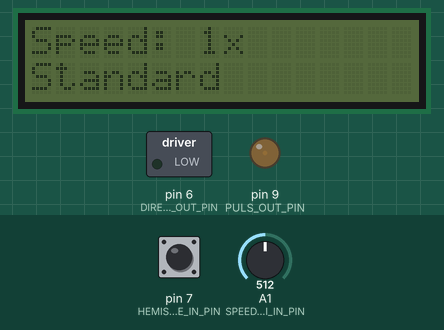
Simulated run of this sketch. Board: Arduino Uno, built with avr-gcc and run on an emulated ATmega328P. On the bench: 16×2 character LCD, switched loads named in the sketch (green lamp = pin HIGH), output pins drawn as LEDs (lit = HIGH). The inputs (shaded band) are chosen by the test bench; at power-on: A1 (SPEED_POTI_IN_PIN) = 512, pin 7 (HEMISPHERE_IN_PIN) HIGH.

Above: at 1.2 s.
1.3 s: A1 (SPEED_POTI_IN_PIN) set to 306
At 2.4 s:
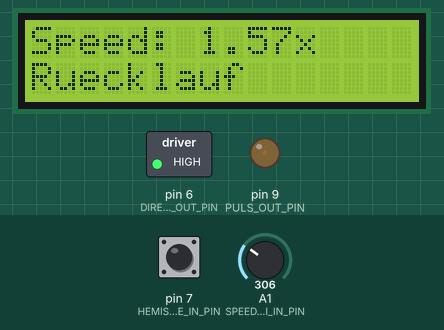
2.8 s: A1 (SPEED_POTI_IN_PIN) set to 402
At 3.5 s:
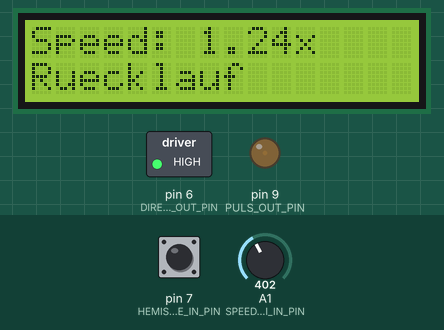
4.3 s: A1 (SPEED_POTI_IN_PIN) set to 421
At 5.5 s:
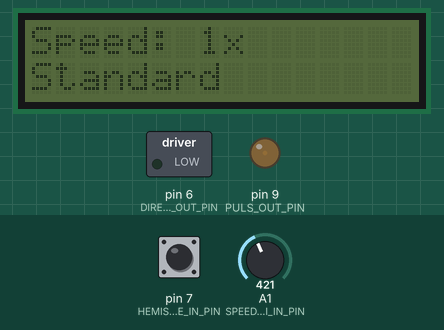
5.8 s: A1 (SPEED_POTI_IN_PIN) set to 716
At 6.8 s:
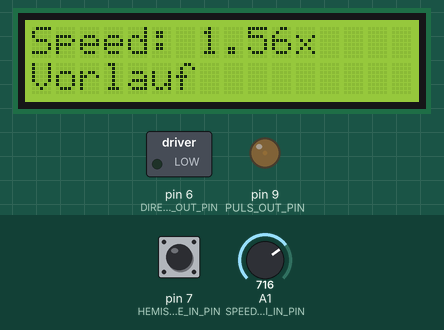
7.3 s: pin 7 (HEMISPHERE_IN_PIN) pulled LOW for 0.15 s
At 7.45 s:
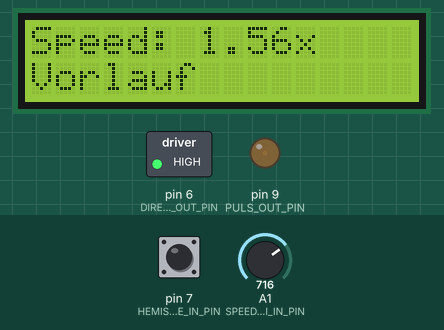
9.0 s: pin 7 (HEMISPHERE_IN_PIN) pulled LOW for 3.2 s
At 12.9 s:
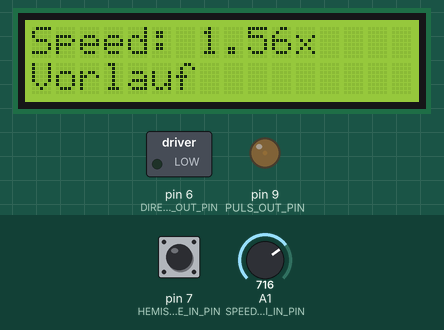
Timing chart, 0 to 14.4 s (numbered marks = the images above; inputs shaded):
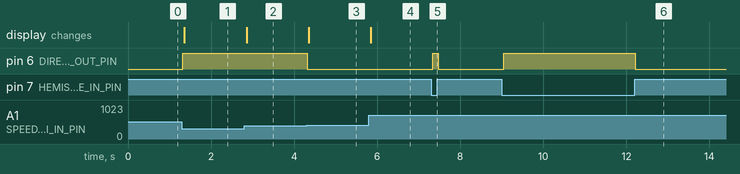

The sketch:

JannikDeepSky.ino
```cpp
// (licence header left out)
// Include necessary libraries to communicate with the display
#include <LiquidCrystal_I2C.h>

// Pins
#define PULS_OUT_PIN      9
#define DIRECTION_OUT_PIN 6
#define SPEED_POTI_IN_PIN A1
#define HEMISPHERE_IN_PIN 7

// Constants
#define DEFAULT_SPEED     35902
#define RANGE             200
#define ANALOG_RESOLUTION 1024
#define UPPER_BOUND       ANALOG_RESOLUTION / 2 + (RANGE / 2)
#define LOWER_BOUND       ANALOG_RESOLUTION / 2 - (RANGE / 2)
#define SPEED_MULTIPLIER  63

int currentHemisphereLow = LOW;
int currentHemisphereHigh = HIGH;

// Initialize the display. (I²C Adresse = 0x27, 16 Spalten, 2 Reihen)
// See: https://funduino.de/nr-19-i%C2%B2c-display
LiquidCrystal_I2C lcd(0x27, 16, 2);

void setup()
{
  /* WWWWWWWWWWWWWWWWWWWWWWWWWWWWWWWWWWWWWWWWWWWWWWWWWWWWWWWWWWWWWWWWWWWWWWWW */
  /* *********************** Setup des Timers (Start) *********************** */
  // Setze Register zurück
  TCCR1A = 0;
  TCCR1B = 0;

  // Modus Fast PWM-Mode
  TCCR1A |= (1 << WGM11);
  TCCR1B |= (1 << WGM12) | (1 << WGM13);

  // Vorteiler auf 1 setzen -- Vorteiler des Mikrocontroller im Datenblatt suchen
  TCCR1B |= (1 << CS10);

  // Nichtinvertiertes PWM-Signal setzen
  TCCR1A |= (1 << COM1A1);

  // Pulslänge
  OCR1A = 100;

  // Ziel: 32 × Microstepping / Prescale 1 / 0,8s Versatz
  // Bedingungen:
  // - normaler Modus 200 Steps pro Umdrehung
  // - Microsteps: 32
  // - ---> 6400 Steps pro Umdrehung (steps)
  // - Takt: 16MHz (clk)
  // - Prescaler: 1 (prescale)
  // ----------------------------------------
  // ---> (1/(steps/60[sec/min])) * clk / prescale = 35902
  ICR1 = DEFAULT_SPEED;
  /* ************************ Setup des Timers (Ende) *********************** */
  /* MMMMMMMMMMMMMMMMMMMMMMMMMMMMMMMMMMMMMMMMMMMMMMMMMMMMMMMMMMMMMMMMMMMMMMMM */

  // Set PULS_OUT_PIN to output
  pinMode(PULS_OUT_PIN, OUTPUT);

  // Set DIRECTION_OUT_PIN to output
  pinMode(DIRECTION_OUT_PIN, OUTPUT);

  // Set the direction of the motor
  digitalWrite(DIRECTION_OUT_PIN, currentHemisphereLow);

  // Set HEMISPHERE_IN_PIN to input with integrated Pullup Resistor to simplify the switch.
  pinMode(HEMISPHERE_IN_PIN, INPUT_PULLUP);

  // Initialize the communication to the lcd display
  lcd.init();
  lcd.backlight();
}

int oldValue = 0;
String displayString = "";
String rotationsPerDay = "";
void loop()
{
  int potiValue = analogRead(SPEED_POTI_IN_PIN);
  int hemisphereValue = digitalRead(HEMISPHERE_IN_PIN);

  if (hemisphereValue && currentHemisphereHigh != HIGH) {
    // If the hemisphere switch is on and the current High value is not set to `HIGH` set the direction to the "default"-direction
    currentHemisphereHigh = HIGH;
    currentHemisphereLow = LOW;
    potiValue = oldValue + 1; // Change the poti value to reset the setting of direction.
  } else  if (!hemisphereValue && currentHemisphereHigh == HIGH) {
    // If the hemisphere switch is off and the current High value is set to `HIGH` set the direction to the "reverse"-direction
    currentHemisphereHigh = LOW;
    currentHemisphereLow = HIGH;
    potiValue = oldValue + 1; // Change the poti value to reset the setting of direction.
  }

  if (potiValue > LOWER_BOUND && potiValue < UPPER_BOUND && potiValue != oldValue) {
    // When the poti is in the middle section set the speed to the needed default speed to achieve the desired speed of 1 rotation per minute
    ICR1 = DEFAULT_SPEED;
    rotationsPerDay = "1x";
    displayString = "Standard";

    // Set direction to low (Default Direction)
    digitalWrite(DIRECTION_OUT_PIN, currentHemisphereLow);

    // Turn the backlight of the display of, to not interfere with the image
    lcd.noBacklight();
  } else if(potiValue != oldValue) {
    // When the poti is outside the middle section use the absolute distance from the center position to reduce the time until the next tick to the stepper motor is send, increasing its speed.
    float currentSpeed = DEFAULT_SPEED - (abs((ANALOG_RESOLUTION / 2) - potiValue) * SPEED_MULTIPLIER);

    // Calculate the rotations per day by dividing the current speed by the current speed and set the value for the timer to count to, to this value.
    rotationsPerDay = String(DEFAULT_SPEED / currentSpeed) + "x";
    ICR1 = currentSpeed;

    // Turn the backlight on when adjusting the position of the camera
    lcd.backlight();
    lcd.clear();
  }

  if (potiValue < LOWER_BOUND && potiValue != oldValue) {
    // Set direction to high, Reversing the direction of the stepper motor
    digitalWrite(DIRECTION_OUT_PIN, currentHemisphereHigh);
    displayString = "Ruecklauf";
  }

  if (potiValue > UPPER_BOUND && potiValue != oldValue) {
    // Set direction to low (Default Direction)
    digitalWrite(DIRECTION_OUT_PIN, currentHemisphereLow);
    displayString = "Vorlauf";
  }

  // Print the information to the display
  lcd.setCursor(0, 0);
  lcd.print("Speed: " + rotationsPerDay + "       ");
  lcd.setCursor(0, 1);
  lcd.print(displayString + "       ");

  // Store the old value of the potentiometer, to check for changes
  oldValue = potiValue;
  delay(10);
}
```

Measured:
- the behaviour switches between 412 and 413 on A1 (SPEED_POTI_IN_PIN) (found by bisection; images 2 and 3)
- after the input at 1.3 s, pin 6 (DIRECTION_OUT_PIN): LOW → HIGH at once; the display: changes after 0.05 s (image 1)
- after the input at 2.8 s, the display: changes after 0.05 s (image 2)
- after the input at 4.3 s, pin 6 (DIRECTION_OUT_PIN): HIGH → LOW at once; the display: changes after 0.05 s (image 3)
- after the input at 5.8 s, the display: changes after 0.05 s (image 4)
- after the input at 7.3 s, pin 6 (DIRECTION_OUT_PIN): LOW → HIGH at once, → LOW 0.13 s later
- after the input at 9.0 s, pin 6 (DIRECTION_OUT_PIN): LOW → HIGH at once, → LOW 3.2 s later
